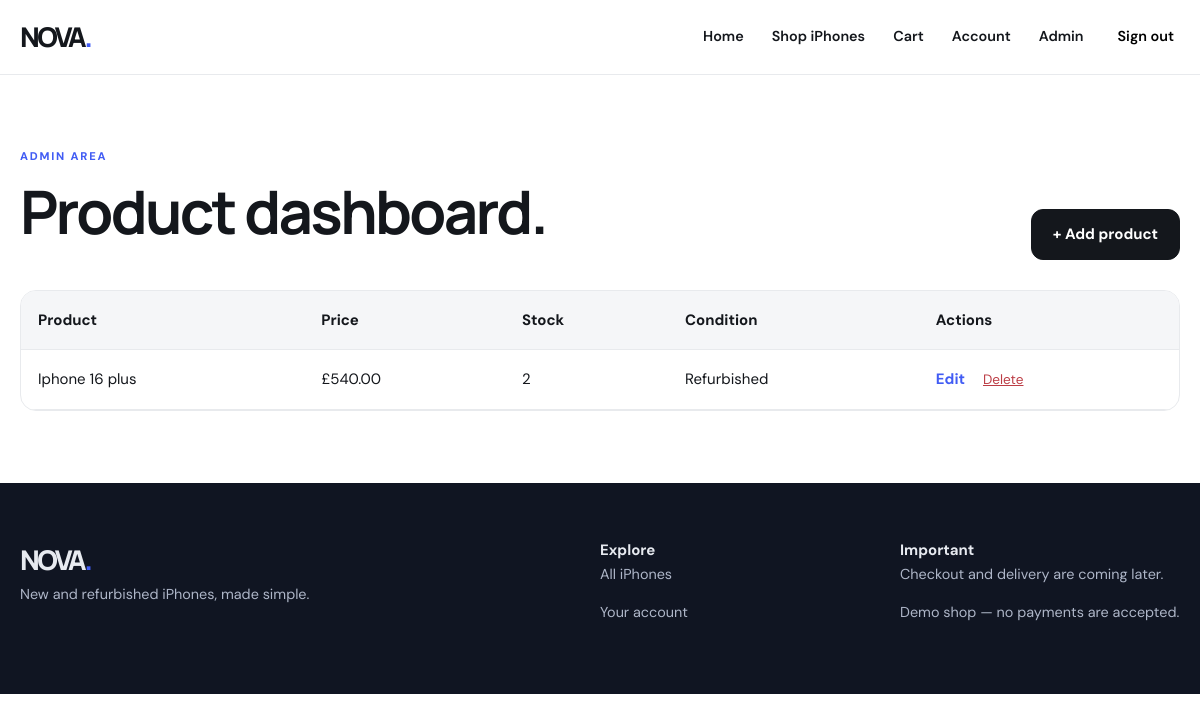
Page /admin (signed in) on the earlier database version.
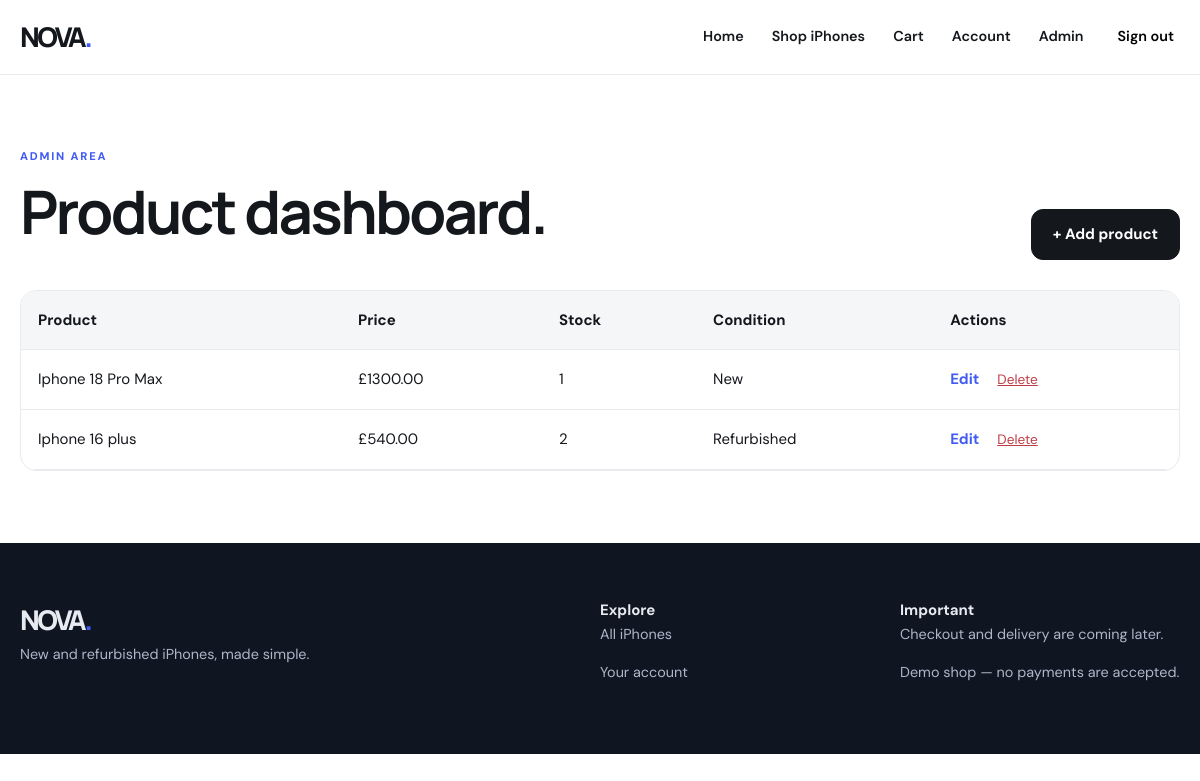
Same page on the later database version.
### app.py (models this page shows)
class Product(db.Model):
    id = db.Column(db.Integer, primary_key=True)
    name = db.Column(db.String(100), nullable=False)
    price = db.Column(db.Numeric(10, 2), nullable=False)
    description = db.Column(db.Text, nullable=False)
    stock_quantity = db.Column(db.Integer, nullable=False, default=0)
    condition = db.Column(db.String(30), nullable=False)
    storage = db.Column(db.String(30), nullable=False)
    colour = db.Column(db.String(50), nullable=False)
    battery_health = db.Column(db.Integer, nullable=False, default=100)
    grade = db.Column(db.String(10))
    phone_picture = db.Column(db.String(500), nullable=False, default='')

### app.py (the view)
@app.route('/admin')
@admin_required
def admin():
    return render_template('admin.html', products=Product.query.order_by(Product.id.desc()).all())

### app.py (called while the page is built)
@app.context_processor
def shared_context():
    user = db.session.get(User, session.get('user_id')) if session.get('user_id') else None
    return {'current_user': user}

def login_required(func):
    @wraps(func)
    def wrapped(*args, **kwargs):
        if not session.get('user_id') or not db.session.get(User, session['user_id']):
            flash('Please sign in first.', 'warning')
            return redirect(url_for('login'))
        return func(*args, **kwargs)
    return wrapped

def admin_required(func):
    @wraps(func)
    @login_required
    def wrapped(*args, **kwargs):
        user = db.session.get(User, session['user_id'])
        if not user.is_admin:
            flash('Admin access required.', 'error')
            return redirect(url_for('home'))
        return func(*args, **kwargs)
    return wrapped

### templates/admin.html
{% extends 'base.html' %}{% block title %}Admin dashboard | NOVA{% endblock %}{% block content %}<section class="container section"><div class="section-heading"><div><p class="eyebrow">ADMIN AREA</p><h1 class="page-title">Product dashboard.</h1></div><a class="button" href="{{ url_for('add_products') }}">+ Add product</a></div><div class="admin-table-wrap"><table class="admin-table"><thead><tr><th>Product</th><th>Price</th><th>Stock</th><th>Condition</th><th>Actions</th></tr></thead><tbody>{% for product in products %}<tr><td>{{ product.name }}</td><td>£{{ '%.2f'|format(product.price) }}</td><td>{{ product.stock_quantity }}</td><td>{{ product.condition }}</td><td><div class="admin-actions"><a href="{{ url_for('edit_products', id=product.id) }}">Edit</a><form method="post" action="{{ url_for('delete_product', id=product.id) }}" onsubmit="return confirm('Delete this product?')"><input type="hidden" name="csrf_token" value="{{ csrf_token() }}"><button class="remove-link">Delete</button></form></div></td></tr>{% else %}<tr><td colspan="5">No products added yet.</td></tr>{% endfor %}</tbody></table></div></section>{% endblock %}

Differences in the rows shown:
added Product: name "Iphone 18 Pro Max", price "1300.00", stock_quantity "1", condition "New"
